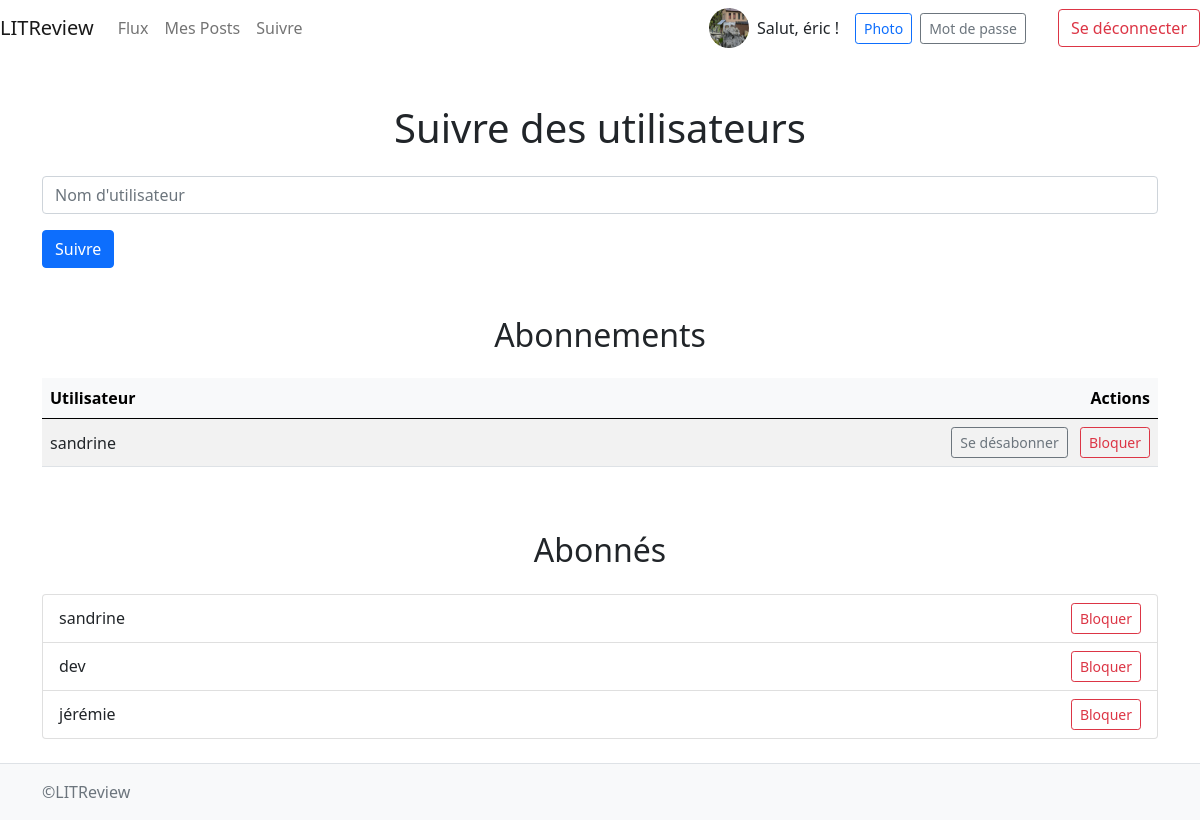
The app's page /follow-users (signed in) with its own data.
### authentication/models.py (models this page shows)
class User(AbstractUser):
    profile_photo = models.ImageField(verbose_name='Photo de profil')
    follows = models.ManyToManyField(
        'self',
        symmetrical=False,
        verbose_name='suit',
        related_name='followers'
    )
    blocked = models.ManyToManyField(
        'self',
        symmetrical=False,
        related_name='blocked_by',
        blank=True,
        verbose_name='bloqué',
    )

### blog/views.py (the view)
# urls.py: path('follow-users', blog.views.follow_users, name='follow_users'),
@login_required
def follow_users(request):
    form = forms.FollowUsersForm(instance=request.user)
    if request.method == 'POST':
        form = forms.FollowUsersForm(request.POST, instance=request.user)
        if form.is_valid():
            form.save()
            return redirect('follow_users')
    return render(request,
                  'blog/follow_users_form.html', context={
                      'form': form,
                      })

### blog/forms.py (shortened to what this page needs)
class FollowUsersForm(forms.ModelForm):
    username = forms.CharField(widget=forms.TextInput(
        attrs={
            'class': 'form-control',
            "placeholder": "Nom d'utilisateur"}),
        label=""
    )
    class Meta:
        model = User
        fields = []

### blog/templates/blog/follow_users_form.html (shortened to what this page needs)
{% extends 'base.html' %}
{% block content %}
  <h1 class="my-4 text-center">Suivre des utilisateurs</h1>
  <div class="mb-4 row">
    <form action="" method="post">
      {{ form.as_p }}
      <button class="btn btn-primary" type="submit">Suivre</button>
    </form>
  </div>
    <h2 class="mt-5 mb-4 text-center">Abonnements</h2>
  <div class="table-responsive">
    <table class="table table-striped table-hover align-middle">
      <thead class="table-light">
        <tr>
          <th>Utilisateur</th>
          <th class="text-end">Actions</th>
        </tr>
      </thead>
      <tbody>
        {% for follow in user.follows.all %}
        <tr>
          <td>{{ follow.username }}</td>
          <td class="text-end">
            <form method="post" action="{% url 'unfollow_users' follow.id %}" class="d-inline">
              <button class="btn btn-outline-secondary btn-sm me-2" type="submit">Se désabonner</button>
            </form>
            {% if follow in user.blocked.all %}
              <form method="post" action="{% url 'unblock_user' follow.id %}" class="d-inline">
                {% csrf_token %}
                <button class="btn btn-outline-success btn-sm" type="submit">débloquer</button>
              </form>
            {% else %}
              <form method="post" action="{% url 'block_user' follow.id %}" class="d-inline">
                <button class="btn btn-outline-danger btn-sm" type="submit">Bloquer</button>
              </form>
            {% endif %}
          </td>
        </tr>
        {% empty %}
        <tr>
          <td colspan="2" class="text-center text-muted">Vous ne suivez personne.</td>
        </tr>
        {% endfor %}
      </tbody>
    </table>
  </div>
  <h2 class="mt-5 mb-4 text-center">Abonnés</h2>
  <div class="list-group">
    {% for follower in user.followers.all %}
    <div class="list-group-item d-flex align-items-center justify-content-between">
      <span>{{ follower.username }}</span>
      {% if follower in user.blocked.all %}
        <form method="post" action="{% url 'unblock_user' follower.id %}" class="d-inline">
          {% csrf_token %}
          <button class="btn btn-outline-success btn-sm" type="submit">débloquer</button>
        </form>
      {% else %}
        <form method="post" action="{% url 'block_user' follower.id %}" class="d-inline">
          <button class="btn btn-outline-danger btn-sm" type="submit">Bloquer</button>
        </form>
      {% endif %}
    </div>
    {% empty %}
    <div class="list-group-item text-center text-muted">Pas d’abonnés pour le moment.</div>
    {% endfor %}
  </div>
{% endblock content %}

### templates/base.html (shortened to what this page needs)
{% load static %}
<!DOCTYPE html>
<html lang="fr">
<head>
  <link rel="stylesheet" href="https://cdn.jsdelivr.net/npm/bootstrap-icons@1.10.5/font/bootstrap-icons.css">
  <link href="https://cdn.jsdelivr.net/npm/bootstrap@5.0.2/dist/css/bootstrap.min.css"
        rel="stylesheet"
>
  <link rel="stylesheet" href="{% static 'styles.css' %}">
</head>
<body class="d-flex flex-column min-vh-100">
  <nav class="navbar navbar-expand-lg navbar-light bg-light>
    <div class="container-fluid">
      <a class="navbar-brand" href="{% url 'home' %}">LITReview</a>
      <div class="collapse navbar-collapse" id="mainNavbar">
        {% if user.is_authenticated %}
          <ul class="navbar-nav me-auto mb-2 mb-lg-0">
            <li class="nav-item">
              <a class="nav-link" href="{% url 'home' %}">Flux</a>
            </li>
            <li class="nav-item">
              <a class="nav-link" href="{% url 'posts' %}">Mes Posts</a>
            </li>
            <li class="nav-item">
              <a class="nav-link" href="{% url 'follow_users' %}">Suivre</a>
            </li>
          </ul>
          <div class="d-flex align-items-center me-3">
            {% if user.profile_photo %}
              <img src="{{ user.profile_photo.url }}" alt="Avatar" class="rounded-circle me-2" width="40" height="40">
            {% else %}
              <img src="{% static 'images/default_profile.png' %}" alt="Avatar" class="rounded-circle me-2" width="40" height="40">
            {% endif %}
            <span class="me-3">Salut, {{ user.username }} !</span>
            <a href="{% url 'profile_photo_upload' %}"
               class="btn btn-sm btn-outline-primary me-2" title="Changer la photo">Photo</a>
            <a href="{% url 'password_change' %}"
               class="btn btn-sm btn-outline-secondary me-3" title="Changer le mot de passe">Mot de passe</a>
          </div>
          <form class="d-flex" action="{% url 'logout' %}" method="post">
            <button class="btn btn-outline-danger" type="submit">Se déconnecter</button>
          </form>
        {% endif %}
      </div>
  </nav>
  <main class="flex-fill container py-4">
    {% block content %}{% endblock %}
  </main>
  <footer class="bg-light text-center text-lg-start mt-auto py-3 border-top">
    <div class="container d-flex flex-column flex-lg-row align-items-center justify-content-between">
        <span class="text-muted">©LITReview</span>
    </div>
  </footer>
</body>
</html>

### records on screen
User: profile_photo (picture), username "éric"
User: username "sandrine"
User: username "dev"
User: username "jérémie"
